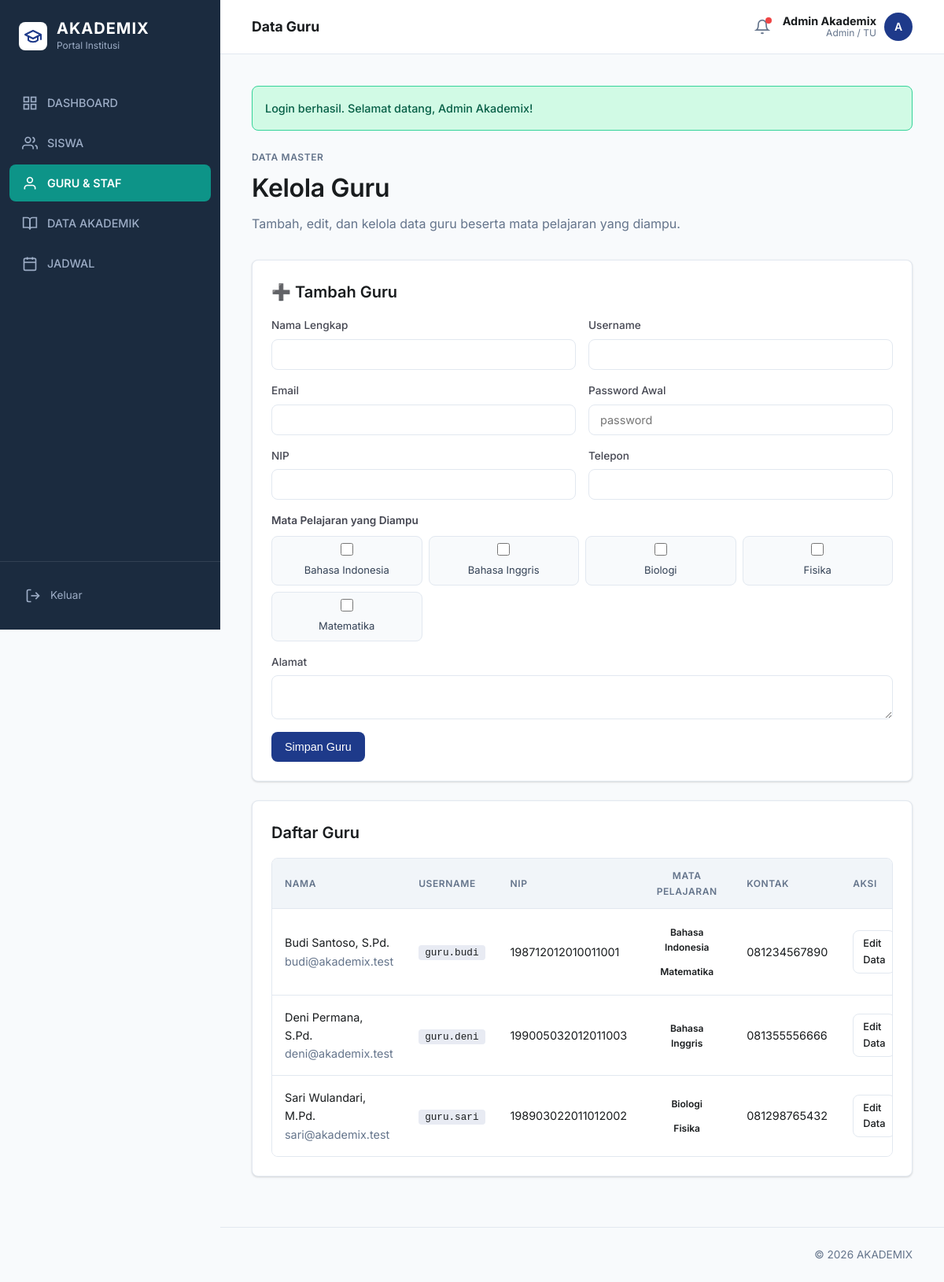
The app's page /public/index.php?route=admin/teachers (signed in) with its own data.
### tables this page shows
CREATE TABLE subjects (
    id INT AUTO_INCREMENT PRIMARY KEY,
    code VARCHAR(20) NOT NULL UNIQUE,
    name VARCHAR(100) NOT NULL,
    description TEXT NULL
);

CREATE TABLE teachers (
    id INT AUTO_INCREMENT PRIMARY KEY,
    user_id INT NOT NULL UNIQUE,
    nip VARCHAR(50) NOT NULL UNIQUE,
    phone VARCHAR(40) NULL,
    address TEXT NULL,
    CONSTRAINT fk_teachers_user FOREIGN KEY (user_id) REFERENCES users(id) ON DELETE CASCADE ON UPDATE CASCADE
);

CREATE TABLE users (
    id INT AUTO_INCREMENT PRIMARY KEY,
    username VARCHAR(50) NULL UNIQUE,
    password_hash VARCHAR(255) NOT NULL,
    role ENUM('admin', 'teacher', 'student', 'parent') NOT NULL,
    full_name VARCHAR(120) NOT NULL,
    email VARCHAR(120) NULL UNIQUE,
    is_active TINYINT(1) NOT NULL DEFAULT 1,
    created_at TIMESTAMP DEFAULT CURRENT_TIMESTAMP
);

### app/core/Controller.php (called while the page is built, shortened)
<?php
class Controller
{
    protected function view(string $view, array $data = []): void
    {
        extract($data, EXTR_SKIP);
        $viewFile = __DIR__ . '/../views/' . $view . '.php';
        require __DIR__ . '/../views/layouts/header.php';
        require $viewFile;
        require __DIR__ . '/../views/layouts/footer.php';
    }
}

### app/controllers/AdminController.php (called while the page is built, shortened)
<?php
class AdminController extends Controller
{
    private AdminModel $adminModel;
    public function __construct()
    {
        $this->adminModel = $this->model('AdminModel');
    }
    public function teachers(): void
    {
        $teachers = $this->adminModel->getTeachers();
        $allTeacherSubjects = [];
        foreach ($teachers as $t) {
            $allTeacherSubjects[$t['id']] = $this->adminModel->getTeacherSubjectIds((int) $t['id']);
        }
        $this->view('admin/teachers', [
            'title' => 'Data Guru',
            'teachers' => $teachers,
            'subjects' => $this->adminModel->getSubjects(),
            'allTeacherSubjects' => $allTeacherSubjects,
        ]);
    }
}

### app/core/App.php (called while the page is built, shortened)
<?php
class App
{
    public function run(array $routes): void
    {
        $method = strtoupper($_SERVER['REQUEST_METHOD'] ?? 'GET');
        $route = $this->resolveRoute();
        $handler = $routes[$method][$route] ?? null;
        [$controllerName, $action] = $handler;
        $controller = new $controllerName();
        $controller->{$action}();
    }
    private function resolveRoute(): string
    {
        if (isset($_GET['route'])) {
            return trim((string) $_GET['route'], '/');
        }
        $uriPath = parse_url($_SERVER['REQUEST_URI'] ?? '/', PHP_URL_PATH) ?: '/';
        $uriPath = trim($uriPath, '/');
        return $uriPath;
    }
}

### public/index.php (called while the page is built, shortened)
<?php
require __DIR__ . '/../app/core/helpers.php';
require __DIR__ . '/../app/core/Database.php';
require __DIR__ . '/../app/core/Model.php';
require __DIR__ . '/../app/core/Controller.php';
require __DIR__ . '/../app/core/App.php';
spl_autoload_register(function (string $class): void {
    $paths = [
        __DIR__ . '/../app/controllers/' . $class . '.php',
        __DIR__ . '/../app/models/' . $class . '.php',
    ];
    foreach ($paths as $path) {
        if (file_exists($path)) {
            return;
        }
    }
});
(new App())->run($routes);

### app/config/config.php (called while the page is built)
<?php
return [
    'app' => [
        'name' => 'AKADEMIX',
        'base_url' => (function () {
            if (PHP_SAPI === 'cli') {
                return 'http://localhost/akademix/public';
            }
            $scheme = (!empty($_SERVER['HTTPS']) && $_SERVER['HTTPS'] !== 'off') ? 'https' : 'http';
            $host = $_SERVER['HTTP_HOST'] ?? 'localhost';
            $scriptDir = str_replace('\\', '/', dirname($_SERVER['SCRIPT_NAME'] ?? '/'));
            $base = rtrim($scriptDir, '/');
            return $scheme . '://' . $host . $base;
        })(),
        'timezone' => 'Asia/Jakarta',
    ],
    'db' => [
        'host' => getenv('DB_HOST') ?: '127.0.0.1',
        'port' => getenv('DB_PORT') ?: '3306',
        'database' => getenv('DB_NAME') ?: 'akademix',
        'username' => getenv('DB_USER') ?: 'root',
        'password' => getenv('DB_PASS') ?: '',
        'charset' => 'utf8mb4',
    ],
];

### app/core/helpers.php (called while the page is built, shortened)
<?php
function app_config(?string $key = null, mixed $default = null): mixed
{
    static $config;
    if ($config === null) {
        $config = require __DIR__ . '/../config/config.php';
    }
    $segments = explode('.', $key);
    $value = $config;
    foreach ($segments as $segment) {
        $value = $value[$segment];
    }
    return $value;
}
function base_url(string $path = ''): string
{
    $base = rtrim(app_config('app.base_url'), '/');
    $path = ltrim($path, '/');
    return $path === '' ? $base : $base . '/' . $path;
}
function route_url(string $route = ''): string
{
    $base = base_url('index.php');
    $parts = explode('&', $route, 2);
    $url = $base . '?route=' . urlencode(trim($parts[0], '/'));
    return $url;
}
function e(?string $value): string
{
    return htmlspecialchars((string) $value, ENT_QUOTES, 'UTF-8');
}

### app/models/AdminModel.php (called while the page is built, shortened)
<?php
class AdminModel extends Model
{
    public function getTeachers(): array
    {
        return $this->db->query('
            SELECT t.id, t.user_id, t.nip, t.phone, t.address, u.username, u.full_name, u.email,
                   GROUP_CONCAT(s.name ORDER BY s.name SEPARATOR ", ") AS subject_names
            FROM teachers t
            INNER JOIN users u ON u.id = t.user_id
            LEFT JOIN teacher_subjects ts ON ts.teacher_id = t.id
            LEFT JOIN subjects s ON s.id = ts.subject_id
            GROUP BY t.id
            ORDER BY u.full_name
        ')->fetchAll();
    }
    public function getSubjects(): array
    {
        return $this->db->query('
            SELECT s.id, s.code, s.name, s.description,
                   GROUP_CONCAT(u.full_name ORDER BY u.full_name SEPARATOR ", ") AS teacher_names
            FROM subjects s
            LEFT JOIN teacher_subjects ts ON ts.subject_id = s.id
            LEFT JOIN teachers t ON t.id = ts.teacher_id
            LEFT JOIN users u ON u.id = t.user_id
            GROUP BY s.id
            ORDER BY s.name
        ')->fetchAll();
    }
}

### app/core/Model.php (called while the page is built, shortened)
<?php
class Model
{
    public function __construct()
    {
        $this->db = Database::instance();
    }
}

### app/core/Database.php (called while the page is built)
<?php
class Database
{
    private static ?PDO $instance = null;
    public static function instance(): PDO
    {
        if (self::$instance === null) {
            $dsn = sprintf(
                'mysql:host=%s;port=%s;dbname=%s;charset=%s',
                app_config('db.host'),
                app_config('db.port'),
                app_config('db.database'),
                app_config('db.charset')
            );
            self::$instance = new PDO(
                $dsn,
                app_config('db.username'),
                app_config('db.password'),
                [
                    PDO::ATTR_ERRMODE => PDO::ERRMODE_EXCEPTION,
                    PDO::ATTR_DEFAULT_FETCH_MODE => PDO::FETCH_ASSOC,
                ]
            );
        }
        return self::$instance;
    }
}

### app/views/admin/teachers.php (the view, shortened to what this page needs)
<section class="page-head">
    <div>
        <span class="eyebrow">Data Master</span>
        <h1>Kelola Guru</h1>
        <p class="muted">Tambah, edit, dan kelola data guru beserta mata pelajaran yang diampu.</p>
    </div>
</section>
<section class="card">
    <h2>➕ Tambah Guru</h2>
    <form method="post" action="<?= e(route_url('admin/teachers/save')) ?>" class="form-grid">
        <label>Nama Lengkap<input type="text" name="full_name" required></label>
        <label>Username<input type="text" name="username" required></label>
        <label>Email<input type="email" name="email"></label>
        <label>Password Awal<input type="text" name="password" placeholder="password"></label>
        <label>NIP<input type="text" name="nip" required></label>
        <label>Telepon<input type="text" name="phone"></label>
        <div class="full">
            <label style="margin-bottom: 4px; font-weight: 600;">Mata Pelajaran yang Diampu</label>
            <div class="subject-chips">
                <?php foreach ($subjects as $subject): ?>
                    <label class="subject-chip">
                        <input type="checkbox" name="subject_ids[]" value="<?= e((string) $subject['id']) ?>">
                        <span><?= e($subject['name']) ?></span>
                    </label>
                <?php endforeach; ?>
            </div>
        </div>
        <label class="full">Alamat<textarea name="address" rows="2"></textarea></label>
        <div class="full">
            <button type="submit" class="btn primary" style="width: max-content;">Simpan Guru</button>
        </div>
    </form>
</section>
<section class="card">
    <h2>Daftar Guru</h2>
    <div class="table-wrap">
        <table class="table">
            <thead>
                <tr><th>Nama</th><th>Username</th><th>NIP</th><th style="text-align:center;">Mata Pelajaran</th><th>Kontak</th><th>Aksi</th></tr>
            </thead>
            <tbody>
                <?php foreach ($teachers as $teacher): ?>
                    <tr>
                        <td><?= e($teacher['full_name']) ?><br><span class="muted"><?= e($teacher['email']) ?></span></td>
                        <td><code><?= e($teacher['username']) ?></code></td>
                        <td><?= e($teacher['nip']) ?></td>
                        <td style="text-align:center;">
                            <?php if ($teacher['subject_names']): ?>
                                <div style="display:flex;flex-wrap:wrap;gap:4px;justify-content:center;">
                                <?php foreach (explode(', ', $teacher['subject_names']) as $sn): ?>
                                    <span class="badge info"><?= e($sn) ?></span>
                                <?php endforeach; ?>
                                </div>
                            <?php else: ?>
                                <span class="muted">-</span>
                            <?php endif; ?>
                        </td>
                        <td><?= e($teacher['phone']) ?></td>
                        <td>
                            <details style="position:relative;">
                                <summary class="btn small" style="cursor:pointer; display:inline-block;">Edit Data</summary>
                            </details>
                        </td>
                    </tr>
                <?php endforeach; ?>
            </tbody>
        </table>
    </div>
</section>

### public/assets/css/app.css (style rules this page uses)
:root { --primary: #1e3a8a; --on-primary: #ffffff; --secondary: #0d9488; --on-secondary: #ffffff; --surface: #f8fafc; --surface-container: #ffffff; --on-surface: #191c1e; --on-surface-variant: #444651; --sidebar-bg: #1b2b3f; --sidebar-text: #9dadc6; --sidebar-active: #0d9488; --outline: #e2e8f0; --danger: #ba1a1a; --success: #00b894; --muted: #64748b; --radius-sm: 4px; --radius: 8px; --radius-lg: 16px; --radius-full: 9999px; --transition: 0.2s cubic-bezier(0.4, 0, 0.2, 1); }
*, *::before, *::after { box-sizing: border-box; margin: 0; padding: 0; }
body { font-family: 'Inter', system-ui, -apple-system, sans-serif; background: var(--surface); color: var(--on-surface); min-height: 100vh; line-height: 1.6; -webkit-font-smoothing: antialiased; }
code { background: rgba(30,58,138,0.1); padding: 2px 8px; border-radius: 4px; font-size: 0.88em; font-family: monospace; }
.page-head { margin-bottom: 32px; display: flex; justify-content: space-between; align-items: flex-start; }
.page-head h1 { font-size: 32px; font-weight: 600; color: var(--on-surface); margin-bottom: 8px; letter-spacing: -0.01em; }
.eyebrow { font-size: 12px; text-transform: uppercase; letter-spacing: 0.05em; font-weight: 600; color: var(--muted); margin-bottom: 4px; display: block; }
.muted { color: var(--muted); }
.card { background: var(--surface-container); border: 1px solid var(--outline); border-radius: var(--radius); padding: 24px; box-shadow: 0px 1px 3px rgba(0,0,0,0.1), 0px 1px 2px rgba(0,0,0,0.06); margin-bottom: 24px; }
.card h2 { font-size: 1.25rem; font-weight: 600; margin-bottom: 16px; }
form { display: grid; gap: 16px; }
.form-grid { display: grid; grid-template-columns: 1fr 1fr; gap: 16px; }
.form-grid .full { grid-column: 1 / -1; }
label { display: flex; flex-direction: column; gap: 6px; font-size: 0.85rem; font-weight: 500; color: var(--on-surface-variant); }
input, select, textarea { padding: 10px 14px; border-radius: var(--radius); border: 1px solid var(--outline); background: #ffffff; font-family: inherit; font-size: 0.9rem; color: var(--on-surface); transition: all var(--transition); }
.btn { display: inline-flex; align-items: center; gap: 8px; padding: 10px 16px; border: 1px solid var(--outline); border-radius: var(--radius); background: #ffffff; color: var(--on-surface); font-weight: 500; font-size: 0.9rem; cursor: pointer; transition: all var(--transition); }
.btn.primary { background: var(--primary); color: #ffffff; border-color: transparent; }
.btn.small { padding: 6px 12px; font-size: 0.8rem; }
.table-wrap { overflow-x: auto; background: var(--surface-container); border: 1px solid var(--outline); border-radius: var(--radius); }
.table { width: 100%; border-collapse: collapse; text-align: left; }
.table th { padding: 12px 16px; background: #f1f5f9; color: var(--muted); font-size: 0.75rem; font-weight: 600; text-transform: uppercase; letter-spacing: 0.05em; border-bottom: 1px solid var(--outline); }
.table td { padding: 16px; border-bottom: 1px solid var(--outline); font-size: 0.9rem; }
.table tr:last-child td { border-bottom: none; }
.badge { display: inline-flex; padding: 4px 10px; border-radius: var(--radius-full); font-size: 0.75rem; font-weight: 600; }
details { position: relative; }
summary { cursor: pointer; list-style: none; display: inline-flex; }

### app/views/admin/teachers.php (style rules this page uses)
.subject-chips { display: grid; grid-template-columns: repeat(auto-fill, minmax(180px, 1fr)); gap: 8px; margin-top: 8px; }
.subject-chip { display: flex; align-items: center; gap: 8px; padding: 8px 12px; background: #f8fafc; border: 1px solid #e2e8f0; border-radius: 8px; cursor: pointer; font-weight: 400; font-size: 13px; color: #334155; transition: all 0.15s; user-select: none; }
.subject-chip input[type="checkbox"] { accent-color: #1e3a8a; width: 16px; height: 16px; margin: 0; flex-shrink: 0; }

### records on screen
subjects: name "Bahasa Indonesia"
subjects: name "Bahasa Inggris"
subjects: name "Biologi"
subjects: name "Fisika"
subjects: name "Matematika"
teachers: user.full_name "Budi Santoso, S.Pd.", user.email "budi@akademix.test", user.username "guru.budi", nip "198712012010011001", sn "Bahasa Indonesia", sn "Matematika", phone "081234567890"
teachers: user.full_name "Deni Permana, S.Pd.", user.email "deni@akademix.test", user.username "guru.deni", nip "199005032012011003", sn "Bahasa Inggris", phone "081355556666"
teachers: user.full_name "Sari Wulandari, M.Pd.", user.email "sari@akademix.test", user.username "guru.sari", nip "198903022011012002", sn "Biologi", sn "Fisika", phone "081298765432"

### other values on screen
isset($title) ? $title : 'Ringkasan' "Data Guru"
$user['full_name'] "Admin Akademix"
role_label($user['role']) "Admin / TU"
mb_substr($user['full_name'], 0, 1) "A"
$success "Login berhasil. Selamat datang, Admin Akademix!"
